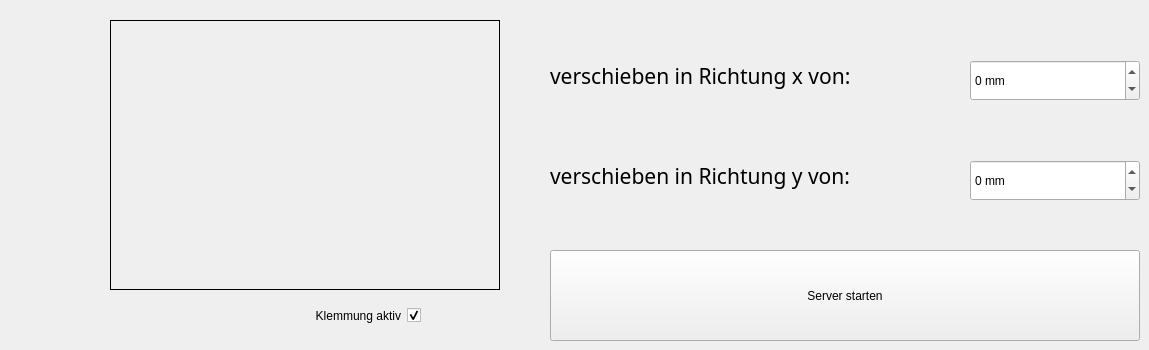
     <widget class="QWidget" name="Aufnahme">
      <attribute name="title">
       <string>Aufnahme</string>
      </attribute>
      <widget class="QPushButton" name="ButtonZurueck_2">
       <property name="geometry">
        <rect>
         <x>0</x>
         <y>140</y>
         <width>81</width>
         <height>81</height>
        </rect>
       </property>
       <property name="cursor">
        <cursorShape>PointingHandCursor</cursorShape>
       </property>
       <property name="text">
        <string/>
       </property>
       <property name="icon">
        <iconset resource="MainWindowResources.qrc">
         <normaloff>:/Misc/imgs/zurueck.png</normaloff>:/Misc/imgs/zurueck.png</iconset>
       </property>
       <property name="iconSize">
        <size>
         <width>81</width>
         <height>81</height>
        </size>
       </property>
       <property name="flat">
        <bool>true</bool>
       </property>
      </widget>
      <widget class="QLabel" name="ImageAufnahmePos">
       <property name="geometry">
        <rect>
         <x>110</x>
         <y>20</y>
         <width>390</width>
         <height>270</height>
        </rect>
       </property>
       <property name="frameShape">
        <enum>QFrame::Shape::Box</enum>
       </property>
       <property name="text">
        <string/>
       </property>
       <property name="pixmap">
        <pixmap resource="MainWindowResources.qrc">:/Aufnahme/imgs/Aufnahmepos.png</pixmap>
       </property>
       <property name="scaledContents">
        <bool>true</bool>
       </property>
      </widget>
      <widget class="QLabel" name="label_5">
       <property name="geometry">
        <rect>
         <x>550</x>
         <y>60</y>
         <width>411</width>
         <height>31</height>
        </rect>
       </property>
       <property name="font">
        <font>
         <family>RobotoMono Nerd Font</family>
         <pointsize>16</pointsize>
        </font>
       </property>
       <property name="cursor">
        <cursorShape>ArrowCursor</cursorShape>
       </property>
       <property name="whatsThis">
        <string>&lt;html&gt;&lt;head/&gt;&lt;body&gt;&lt;p&gt;Gibt die Verschiebung in Richtung x an.&lt;/p&gt;&lt;p&gt;min. -20mm&lt;/p&gt;&lt;p&gt;max.  20mm&lt;/p&gt;&lt;/body&gt;&lt;/html&gt;</string>
       </property>
       <property name="text">
        <string>verschieben in Richtung x von:</string>
       </property>
      </widget>
      <widget class="QLabel" name="label_6">
       <property name="geometry">
        <rect>
         <x>550</x>
         <y>160</y>
         <width>411</width>
         <height>31</height>
        </rect>
       </property>
       <property name="font">
        <font>
         <family>RobotoMono Nerd Font</family>
         <pointsize>16</pointsize>
        </font>
       </property>
       <property name="cursor">
        <cursorShape>ArrowCursor</cursorShape>
       </property>
       <property name="whatsThis">
        <string>&lt;html&gt;&lt;head/&gt;&lt;body&gt;&lt;p&gt;Gibt die Verschiebung in Richtung y an.&lt;/p&gt;&lt;p&gt;min. -20mm&lt;/p&gt;&lt;p&gt;max. 20mm&lt;/p&gt;&lt;/body&gt;&lt;/html&gt;</string>
       </property>
       <property name="text">
        <string>verschieben in Richtung y von:</string>
       </property>
      </widget>
      <widget class="QSpinBox" name="EingabeVerschiebungX">
       <property name="geometry">
        <rect>
         <x>970</x>
         <y>60</y>
         <width>170</width>
         <height>41</height>
        </rect>
       </property>
       <property name="suffix">
        <string> mm</string>
       </property>
       <property name="minimum">
        <number>-20</number>
       </property>
       <property name="maximum">
        <number>20</number>
       </property>
      </widget>
      <widget class="QSpinBox" name="EingabeVerschiebungY">
       <property name="geometry">
        <rect>
         <x>970</x>
         <y>160</y>
         <width>170</width>
         <height>41</height>
        </rect>
       </property>
       <property name="suffix">
        <string> mm</string>
       </property>
       <property name="minimum">
        <number>-20</number>
       </property>
       <property name="maximum">
        <number>20</number>
       </property>
      </widget>
      <widget class="QPushButton" name="ButtonDatenSenden_2">
       <property name="geometry">
        <rect>
         <x>550</x>
         <y>250</y>
         <width>590</width>
         <height>91</height>
        </rect>
       </property>
       <property name="cursor">
        <cursorShape>PointingHandCursor</cursorShape>
       </property>
       <property name="text">
        <string>Server starten</string>
       </property>
      </widget>
      <widget class="QCheckBox" name="checkBoxKlemmung">
       <property name="geometry">
        <rect>
         <x>200</x>
         <y>300</y>
         <width>221</width>
         <height>31</height>
        </rect>
       </property>
       <property name="cursor">
        <cursorShape>PointingHandCursor</cursorShape>
       </property>
       <property name="layoutDirection">
        <enum>Qt::LayoutDirection::RightToLeft</enum>
       </property>
       <property name="autoFillBackground">
        <bool>false</bool>
       </property>
       <property name="styleSheet">
        <string notr="true">border-color: rgb(0, 0, 0);</string>
       </property>
       <property name="text">
        <string>Klemmung aktiv</string>
       </property>
       <property name="checked">
        <bool>true</bool>
       </property>
      </widget>
     </widget>
